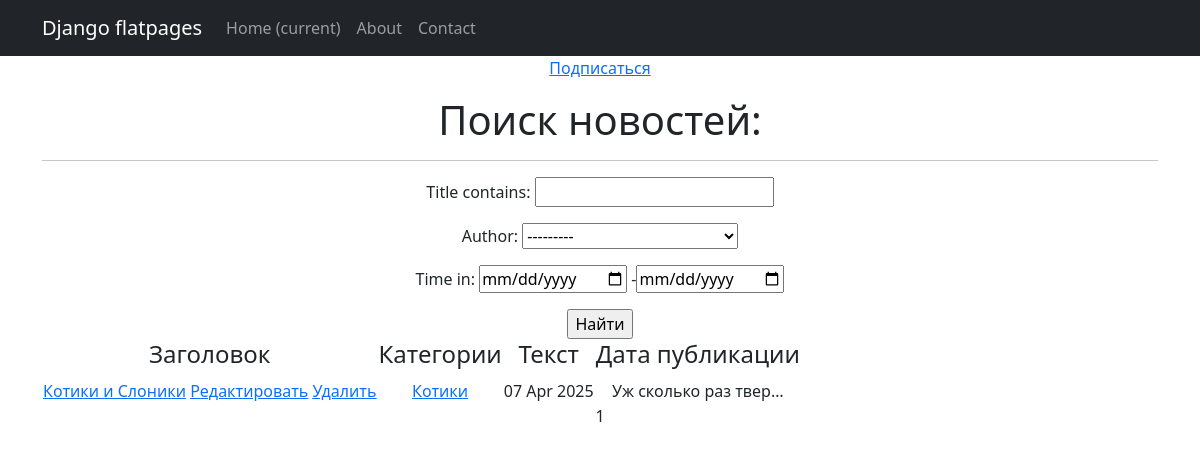
The page /categories/1/ (signed in) on the database its author committed.
### simpleapp/models.py (models this page shows, shortened)
class Post(models.Model):
    news = 'N'
    article = 'A'
    options = [
        (news, 'Новости'),
        (article, 'Статья')
    ]
    author = models.ForeignKey(Author, on_delete=models.CASCADE)
    type_post = models.CharField(max_length=1, choices=options, default=news)
    time_in = models.DateTimeField(auto_now_add=True)
    category = models.ManyToManyField(Category, through='PostCategory')
    title = models.CharField(max_length=255)
    text = models.TextField()
    rating = models.IntegerField(default=0)

class Category(models.Model):
    name = models.CharField(max_length=100, unique = True)
    subscribers = models.ManyToManyField(User, blank=True, related_name='categories')
    def __str__(self):
        return self.name

### simpleapp/views.py (the view)
# urls.py: path('categories/<int:pk>/', CategoryListView.as_view(), name='category_list'),
class CategoryListView(NewsSearch):
    model = Post
    template_name = 'news/category_list.html'
    context_object_name = 'category_news_list'
    def get_queryset(self):
        self.category = get_object_or_404(Category, id=self.kwargs['pk'])
        queryset = Post.objects.filter(category=self.category).order_by('-time_in')
        return queryset
    def get_context_data(self, **kwargs):
        context = super().get_context_data(**kwargs)
        context['is_not_subscriber'] = self.request.user not in self.category.subscribers.all()
        context['category'] = self.category
        return context

### simpleapp/models.py (called while the page is built)
    def __str__(self):
        return self.user.username

### simpleapp/templatetags/replace_filter.py (called while the page is built)
@register.filter()
def censor(value):
    for word in censor_list:
        value = value.replace(word[1:], '*' * len(word[1:]))
    return value

### simpleapp/views.py (called while the page is built)
    def get_context_data(self, **kwargs):
        context = super().get_context_data(**kwargs)
        context['filter'] = PostFilter(self.request.GET, queryset=self.get_queryset())
        context['is_not_authors'] = not self.request.user.groups.filter(name = 'authors').exists()
        return context

### templates/news/category_list.html (shortened to what this page needs)
{% extends 'flatpages/default.html' %}
{% load custom_tags %}
{% load replace_filter %}
{% block content %}
    {% if is_not_subscriber %}
       <p class="text-center"><a href="{% url 'subscribe' category.id %}" class="btn-secondary btn-sm">Подписаться</a></p>
    {% endif %}
    <h1>Поиск новостей:</h1>
    <hr>
    {% if category_news_list %}
        <form action="" method="get">
            {{ filter.form.as_p }}
    <input type="submit" value="Найти" />
   </form>
       <table>
           <tr>
               <td><h4>Заголовок</h4></td>
               <td><h4>Категории</h4></td>
               <td><h4>Текст</h4></td>
               <td><h4>Дата публикации</h4></td>
           </tr>
         {% for post in category_news_list %}
           <tr>
                  <td>
                       <a href="{% url 'post_detail' post.id %}">{{ post.title | censor }}</a>
                       <a href="{% url 'news_update' post.id %}"><u>Редактировать</u></a>
                       <a href="{% url 'news_delete' post.id %}"><u>Удалить</u></a>
                  </td>
                   <td>
                       {% for category in post.category.all %}
                           <a href="{% url 'category_list' category.id %}">{{ category }}</a>
                       {% endfor %}
                   </td>
               <td>{{ post.time_in|date:'d M Y'}}</td>
               <td>{{ post.text|censor|truncatechars:20 }}</td>
           </tr>
           {% endfor %}
       </table>
   {% else %}
       <h2>Не найдено!</h2>
   {% endif %}
   {{ page_obj.number }}
{% endblock content %}

### rows shown on the page
Post: title|censor "Котики и Слоники", time_in "07 Apr 2025", text|censor "Уж сколько раз твер…"
Category: name "Котики"

### other values the page prints
{{ page_obj.number }} "1"
